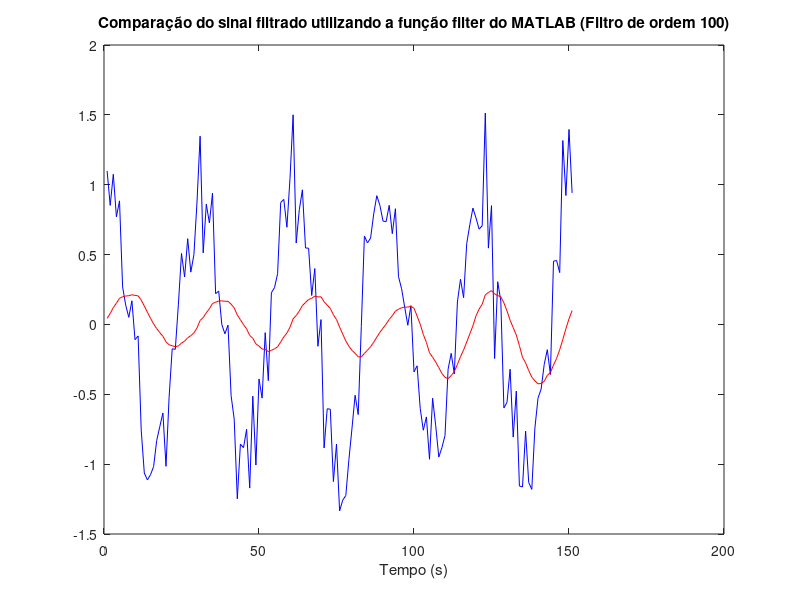

This chart was generated by the following MATLAB code:
clc;
clear all;
clf;
f0=10;
fs=300;
T0=1/f0;
Ts=1/fs;
t=[0:Ts:5*T0];
x=cos(2*pi*f0*t);
a=0.25;
ns=a*randn(1,length(x)); %ruído
xn=x+ns; %sinal final + ruído

N=100;
b=1/N*ones(1,N);

yy=filter(b,a,xn);
plot(xn, 'b');
hold on;
plot(yy,'r');
title('Comparação do sinal filtrado utilizando a função filter do MATLAB (Filtro de ordem 100)');
xlabel('Tempo (s)');
